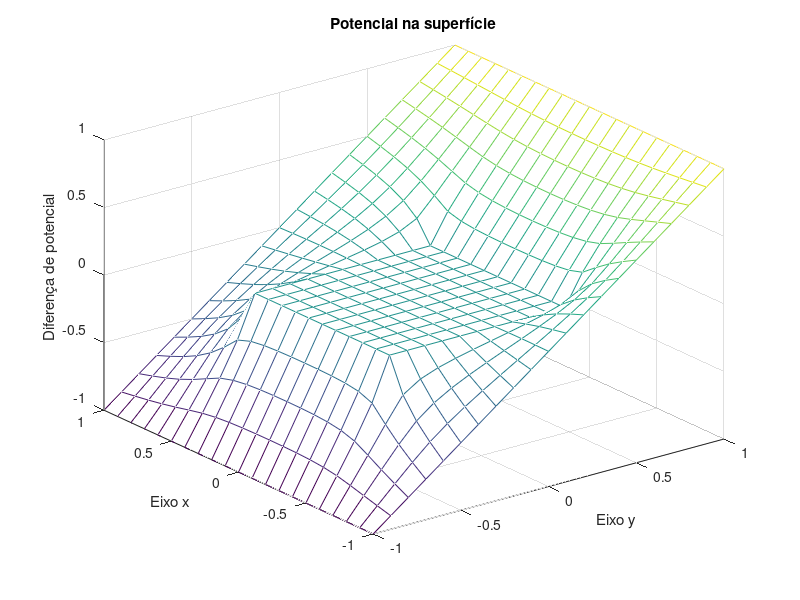

Write MATLAB code to recreate this figure.
clear;
clc;

%Prisma condutor D)

%Properties:
L=1; %Width
h=0.1; %Step
tol=1e-7; %Tolerance
%....................


N=(2*L/h)+1; % Or N = length(-L:h:L);
alphaOpt=(2/(1+(pi/N)));
V_old=zeros(N,N);


%{
Mathematicaly:
Coords(index) = (2*L*(index-1))/(N-1)-L
IndexN(coordinate) = (coordinate+L)*(N-1)/(2*L)+1

Como N = (2*L/h)+1
Coords(index) = h*(index-1) - L
IndexN(coordinate) = (coordinate+L)/h + 1
%}


for xIndex=1:N
    for yIndex = 1:N
        if xIndex == N || xIndex == 1
            V_old(xIndex,yIndex) = (h*(yIndex-1)-L)/L; %Or V_old(xIndex,yIndex) = h*(yIndex-((N+1)/2))/L;
        end
        
        if yIndex == N
            V_old(xIndex,yIndex) = 1;
        end
        if yIndex == 1
            V_old(xIndex,yIndex) = -1;
        end
    end
end

%{
De um modo alternativo:
(Tem a vantagem de usar coordenadas em vez de indices como o anterior)
for x = -L:h:L
    for y = -L:h:L
        if x == L || x == -L
            V_old((x+L)/h + 1,(y+L)/h + 1) = y/L;
        end
        
        if y == L
            V_old((x+L)/h + 1,(y+L)/h + 1) = 1;
        end
        if y == -L
            V_old((x+L)/h + 1,(y+L)/h + 1) = -1;
        end
    end
end
%}

%Method

V_new=V_old;

nIte = 0;
while true
    nIte = nIte + 1; %Incremento de número de iterações
    
    for xIndex = 2:N-1 %Fronteiras não alteradas
        for yIndex = 2:N-1
            %Condição extra: A fronteira do prisma tem valor inalterável (0)
            %Como resultado todo o campo dentro dessas fronteiras é 0
            if ~(((xIndex >= (N-1)/4 && xIndex <= 3*(N-1)/4) && (yIndex == (N-1)/4 || yIndex == 3*(N-1)/4)) || ((yIndex >= (N-1)/4 && yIndex <= 3*(N-1)/4) && (xIndex == (N-1)/4 || xIndex == 3*(N-1)/4)))
            
            %Por outro lado podemos assumir por métodos teóricos que a zona
            %dentro das fronteiras é intocável e portanto temos a seguinte
            %condição alternativa
            %if ~((xIndex >= (N-1)/4 && xIndex <= 3*(N-1)/4) && (yIndex >= (N-1)/4 && yIndex <= 3*(N-1)/4))
            
                V_new(xIndex,yIndex)=(1-alphaOpt)*V_old(xIndex,yIndex)+alphaOpt*(V_new(xIndex,yIndex+1)+V_new(xIndex,yIndex-1)+V_new(xIndex+1,yIndex)+V_new(xIndex-1,yIndex))/4;
            end
        end
    end
    
    if (sqrt(sum(sum((V_new-V_old).^2)))/sqrt(sum(sum(V_new.^2)))) < tol %Condição de tolerância
        [X,Y] = meshgrid(-L:h:L);
        
        figure;
        mesh(X,Y,V_new);
        
        title('Potencial na superfície');
        xlabel('Eixo y');
        ylabel('Eixo x');
        zlabel('Diferença de potencial');
        break
    end
    
    V_old=V_new;
end

fprintf('Número de iterações: %d.\n',nIte);
